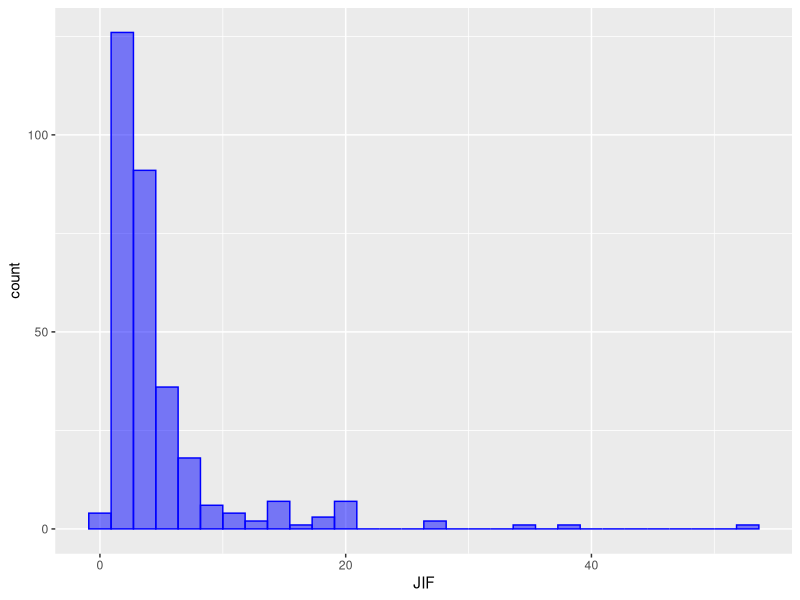
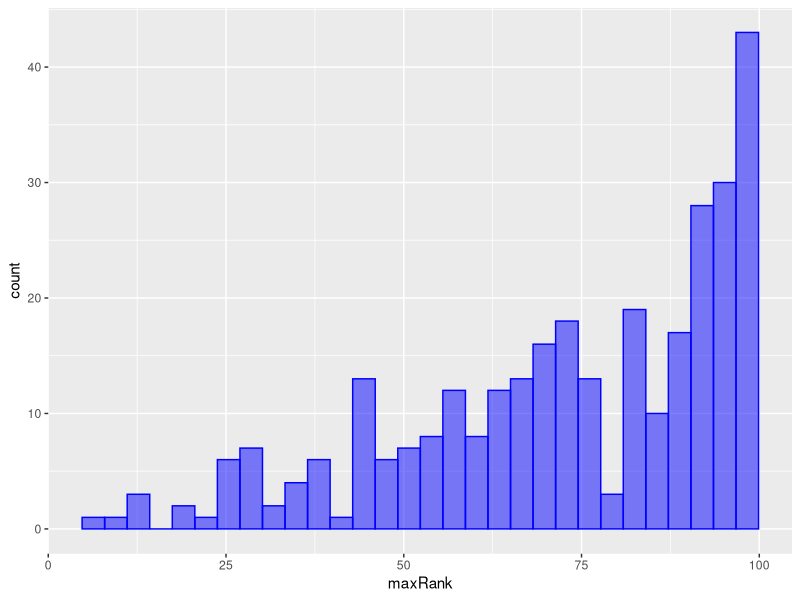
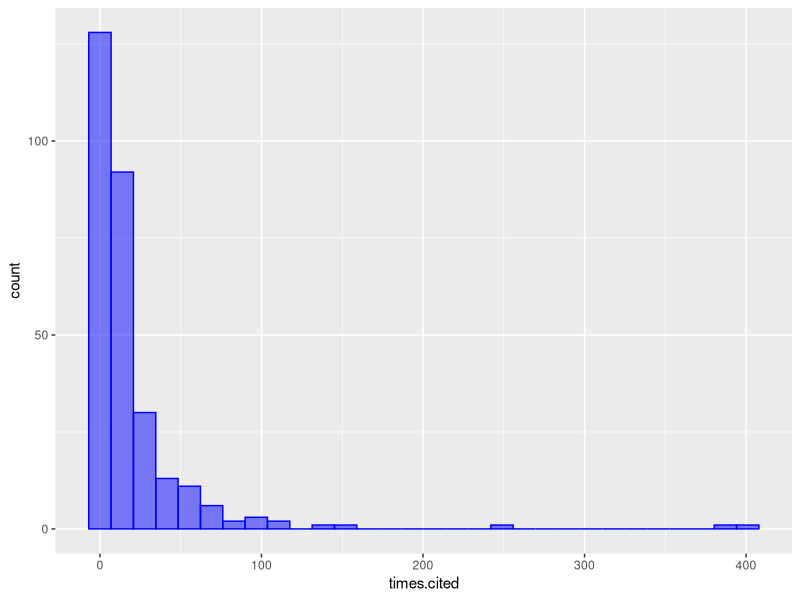
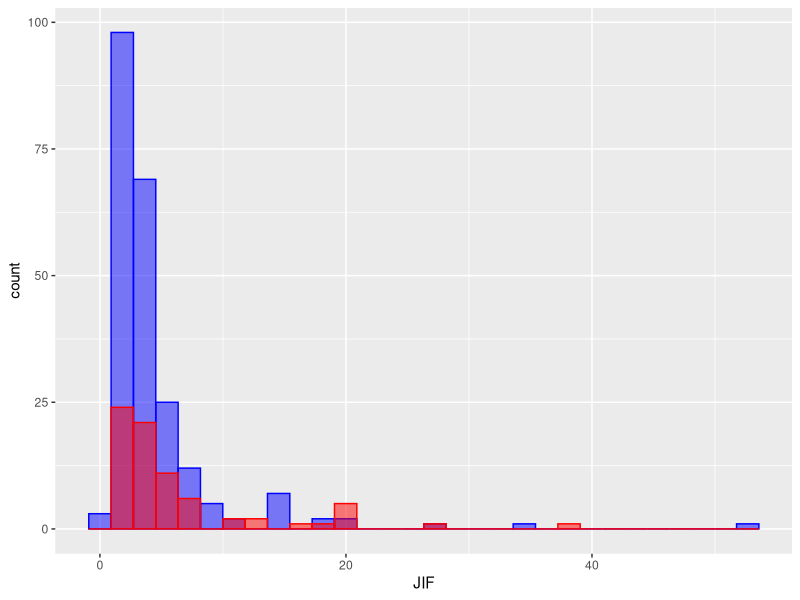
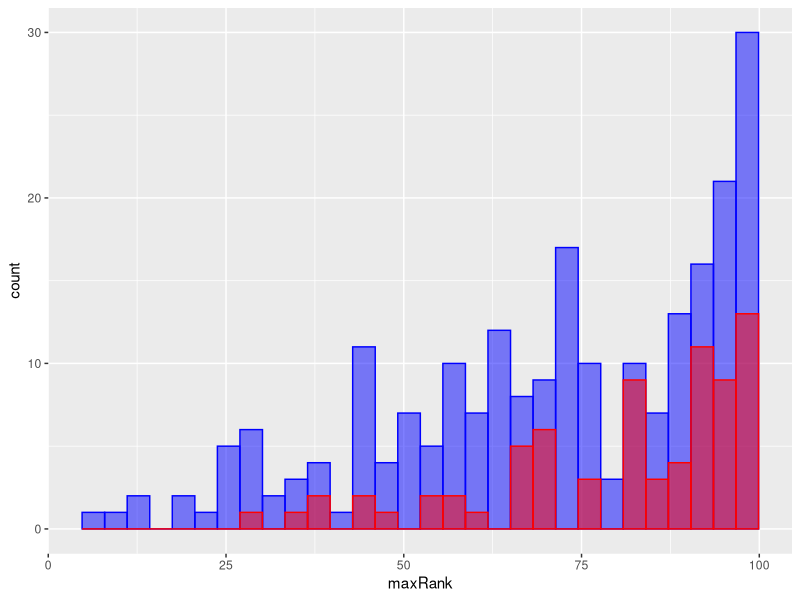
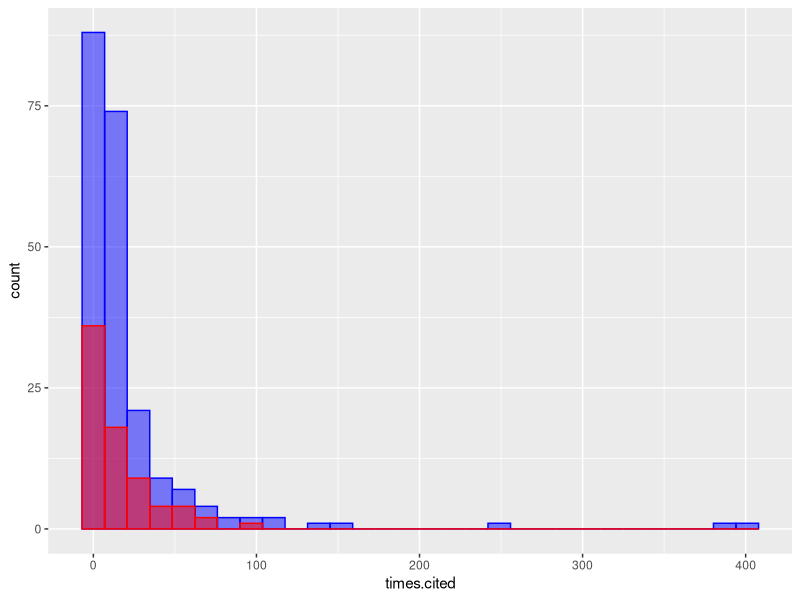
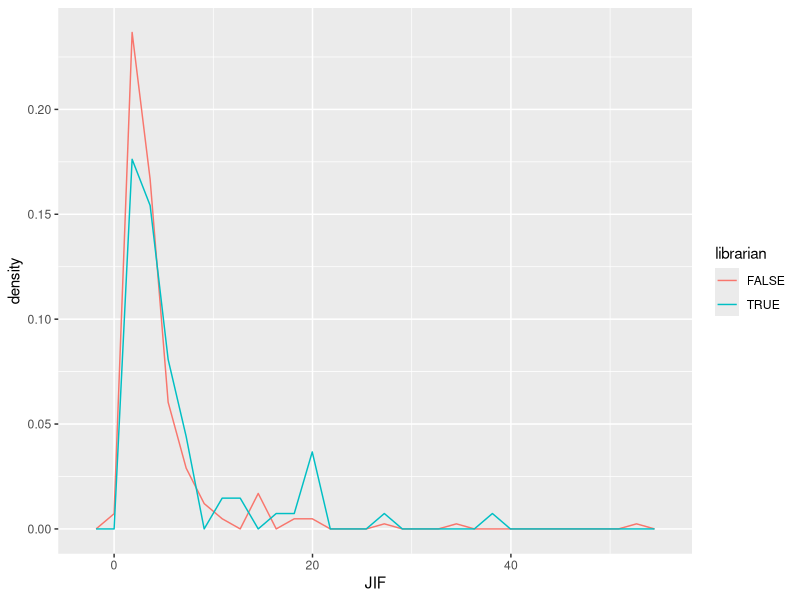
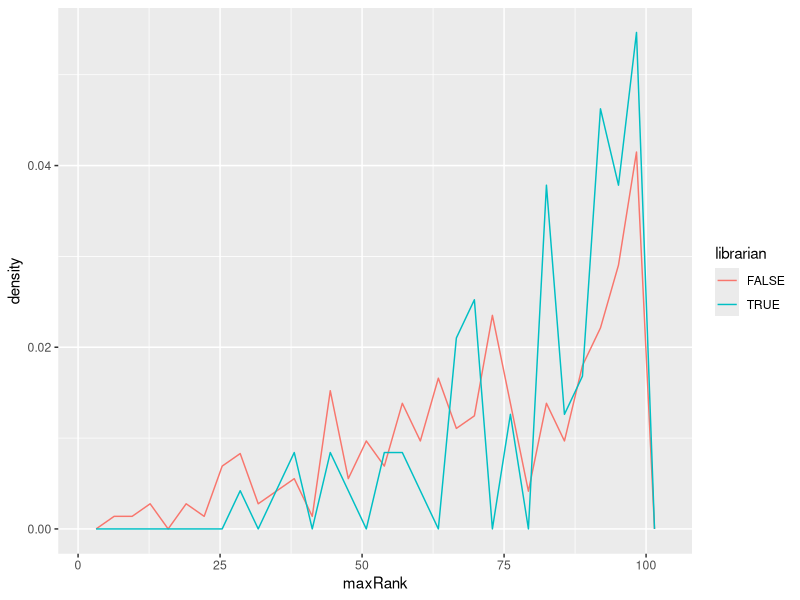

Write R code to recreate these figures, in order.
# srr-analyze
#
# plots and stats after collecting SR-AMC data
#
# script is part of:
# A Bibliographic Analysis of librarian assistance on SRs at CUAnschutz
# (continuation of Craven/Palmer/Piper project)

# Initialize
library(tidyverse)

# Read dataset
srr_dataset <- read.csv("combo_papers_table.csv")
srr_dataset <- mutate(srr_dataset,url=as.character(url),author=as.character(author),title=as.character(title),journal=as.character(journal),doi=as.character(doi),id=as.character(id))

# Look at histograms of the whole dataset
ggplot(data=srr_dataset,aes(JIF))+
    geom_histogram(col="blue",fill="blue",alpha=0.5)

ggplot(data=srr_dataset,aes(maxRank))+
    geom_histogram(col="blue",fill="blue",alpha=0.5)

ggplot(data=srr_dataset,aes(times.cited))+
    geom_histogram(col="blue",fill="blue",alpha=0.5)

# Compare these histograms among librarian versus non-librarian records

ggplot(data=(srr_dataset %>% filter(librarian==FALSE)),aes(JIF))+
    geom_histogram(col="blue",fill="blue",alpha=0.5)+
    geom_histogram(data=(srr_dataset %>% filter(librarian==TRUE)),aes(JIF),col="red",fill="red",alpha=0.5)

ggplot(data=(srr_dataset %>% filter(librarian==FALSE)),aes(maxRank))+
    geom_histogram(col="blue",fill="blue",alpha=0.5)+
    geom_histogram(data=(srr_dataset %>% filter(librarian==TRUE)),aes(maxRank),col="red",fill="red",alpha=0.5)

ggplot(data=(srr_dataset %>% filter(librarian==FALSE)),aes(times.cited))+
    geom_histogram(col="blue",fill="blue",alpha=0.5)+
    geom_histogram(data=(srr_dataset %>% filter(librarian==TRUE)),aes(times.cited),col="red",fill="red",alpha=0.5)

# Let's see if densities make any difference more visible

ggplot(data=(srr_dataset %>% filter(librarian != "NA")), aes(JIF, stat(density), colour = librarian)) +
    geom_freqpoly(na.rm=TRUE)

ggplot(data=(srr_dataset %>% filter(librarian != "NA")), aes(maxRank, stat(density), colour = librarian)) +
    geom_freqpoly(na.rm=TRUE)

ggplot(data=(srr_dataset %>% filter(librarian != "NA")), aes(times.cited, stat(density), colour = librarian)) +
    geom_freqpoly(na.rm=TRUE)

## Let's move away from histograms
# Violins
ggplot(srr_dataset,aes(factor(librarian),JIF)) + geom_violin(scale="count")

ggplot(srr_dataset,aes(factor(librarian),maxRank)) + geom_violin(scale="count")

ggplot(srr_dataset,aes(factor(librarian),times.cited)) + geom_violin(scale="count")

# Boxplots
ggplot(srr_dataset %>% filter(librarian != "NA"),aes(factor(librarian),JIF)) + geom_boxplot(outlier.shape=NA) + geom_jitter(width=0.15,alpha=0.5)

ggplot(srr_dataset %>% filter(librarian != "NA"),aes(factor(librarian),maxRank)) + geom_boxplot(outlier.shape=NA) + geom_jitter(width=0.15,alpha=0.5)

ggplot(srr_dataset %>% filter(librarian != "NA"),aes(factor(librarian),times.cited)) + geom_boxplot(outlier.shape=NA) + geom_jitter(width=0.15,alpha=0.5)

# Boxplots comparing nonlibs to coauthor libs
ggplot(srr_dataset %>% filter(librarian != "NA"),aes(factor(coauthor),JIF)) + geom_boxplot(outlier.shape=NA) + geom_jitter(width=0.15,alpha=0.5)

ggplot(srr_dataset %>% filter(librarian != "NA"),aes(factor(coauthor),maxRank)) + geom_boxplot(outlier.shape=NA) + geom_jitter(width=0.15,alpha=0.5)

ggplot(srr_dataset %>% filter(librarian != "NA"),aes(factor(coauthor),times.cited)) + geom_boxplot(outlier.shape=NA) + geom_jitter(width=0.15,alpha=0.5)

# Let me try a weird "normalization"
ggplot(srr_dataset %>% filter(librarian != "NA"),aes(factor(librarian),times.cited/JIF)) + geom_boxplot(outlier.shape=NA) + geom_jitter(width=0.15,alpha=0.5)

ggplot(srr_dataset %>% filter(librarian != "NA"),aes(factor(coauthor),times.cited/JIF)) + geom_boxplot(outlier.shape=NA) + geom_jitter(width=0.15,alpha=0.5)

# Let's do some t-tests (lib versus nonlib)
JIF_lib <- srr_dataset %>% filter(librarian=="TRUE") %>% select(JIF)
JIF_nonlib <- srr_dataset %>% filter(librarian=="FALSE") %>% select(JIF)
t.test(JIF_lib,JIF_nonlib) # p-value = 0.06408

RANK_lib <- srr_dataset %>% filter(librarian=="TRUE") %>% select(maxRank)
RANK_nonlib <- srr_dataset %>% filter(librarian=="FALSE") %>% select(maxRank)
t.test(RANK_lib,RANK_nonlib) # p-value = 0.00201

CIT_lib <- srr_dataset %>% filter(librarian=="TRUE") %>% select(times.cited)
CIT_nonlib <- srr_dataset %>% filter(librarian=="FALSE") %>% select(times.cited)
t.test(CIT_lib,CIT_nonlib) # p-value = 0.4686

# Let's do some t-tests (auth versus nonauth)
JIF_auth <- srr_dataset %>% filter(coauthor=="TRUE") %>% select(JIF)
JIF_nonauth <- srr_dataset %>% filter(coauthor=="FALSE") %>% select(JIF)
t.test(JIF_auth,JIF_nonauth) # p-value = 0.3563

RANK_auth <- srr_dataset %>% filter(coauthor=="TRUE") %>% select(maxRank)
RANK_nonauth <- srr_dataset %>% filter(coauthor=="FALSE") %>% select(maxRank)
t.test(RANK_auth,RANK_nonauth) # p-value = 0.1281

CIT_auth <- srr_dataset %>% filter(coauthor=="TRUE") %>% select(times.cited)
CIT_nonauth <- srr_dataset %>% filter(coauthor=="FALSE") %>% select(times.cited)
t.test(CIT_auth,CIT_nonauth) # p-value = 0.3153

#  Let's do some t-tests (auth versus nonlib)
t.test(JIF_auth,JIF_nonlib) # p-value = 0.2339
t.test(RANK_auth,RANK_nonlib) # p-value = 0.061
t.test(CIT_auth,CIT_nonlib) # p-value = 0.2991

# Wilcoxon
wilcox.test(as.numeric(unlist(JIF_lib)),as.numeric(unlist(JIF_nonlib))) # p-value = 0.038
wilcox.test(as.numeric(unlist(RANK_lib)),as.numeric(unlist(RANK_nonlib))) # p-value = 0.00458
wilcox.test(as.numeric(unlist(CIT_lib)),as.numeric(unlist(CIT_nonlib))) # p-value = 0.8387

wilcox.test(as.numeric(unlist(JIF_auth)),as.numeric(unlist(JIF_nonlib))) # p-value = 0.1323
wilcox.test(as.numeric(unlist(RANK_auth)),as.numeric(unlist(RANK_nonlib))) # p-value = 0.08859
wilcox.test(as.numeric(unlist(CIT_auth)),as.numeric(unlist(CIT_nonlib))) # p-value = 0.7282



